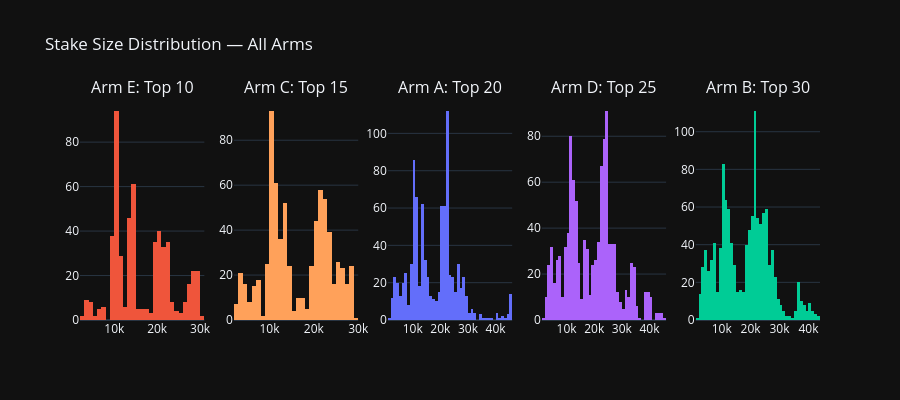

The notebook cell this image was saved under:
### Code cell
# --- Stake Size Distribution ---

fig = make_subplots(rows=1, cols=len(ARM_LABELS), subplot_titles=ARM_LABELS)

for i, (key, label, color) in enumerate(zip(ARM_KEYS, ARM_LABELS, ARM_COLORS), 1):
    stakes = all_trades[key]['stake_amount']
    fig.add_trace(go.Histogram(
        x=stakes,
        nbinsx=50,
        name=label,
        marker_color=color,
        showlegend=False,
    ), row=1, col=i)

fig.update_layout(
    title='Stake Size Distribution — All Arms',
    template=TEMPLATE,
    height=400,
)
fig.show()

### Figure 1 — Plotly figure (JSON) as saved in the notebook; plotly's stock layout.template omitted (floating-point values rounded to 4 significant figures; data arrays with more than 128 entries replaced by an {"elided": "..."} marker saying what was removed)
{"data": [{"marker": {"color": "#EF553B"}, "name": "Arm E: Top 10", "nbinsx": 50, "showlegend": false, "type": "histogram", "x": {"elided": "552 float values"}, "xaxis": "x", "yaxis": "y"}, {"marker": {"color": "#FFA15A"}, "name": "Arm C: Top 15", "nbinsx": 50, "showlegend": false, "type": "histogram", "x": {"elided": "732 float values"}, "xaxis": "x2", "yaxis": "y2"}, {"marker": {"color": "#636EFA"}, "name": "Arm A: Top 20", "nbinsx": 50, "showlegend": false, "type": "histogram", "x": {"elided": "913 float values"}, "xaxis": "x3", "yaxis": "y3"}, {"marker": {"color": "#AB63FA"}, "name": "Arm D: Top 25", "nbinsx": 50, "showlegend": false, "type": "histogram", "x": {"elided": "1088 float values"}, "xaxis": "x4", "yaxis": "y4"}, {"marker": {"color": "#00CC96"}, "name": "Arm B: Top 30", "nbinsx": 50, "showlegend": false, "type": "histogram", "x": {"elided": "1214 float values"}, "xaxis": "x5", "yaxis": "y5"}], "layout": {"annotations": [{"font": {"size": 16}, "showarrow": false, "text": "Arm E: Top 10", "x": 0.084, "xanchor": "center", "xref": "paper", "y": 1.0, "yanchor": "bottom", "yref": "paper"}, {"font": {"size": 16}, "showarrow": false, "text": "Arm C: Top 15", "x": 0.292, "xanchor": "center", "xref": "paper", "y": 1.0, "yanchor": "bottom", "yref": "paper"}, {"font": {"size": 16}, "showarrow": false, "text": "Arm A: Top 20", "x": 0.5, "xanchor": "center", "xref": "paper", "y": 1.0, "yanchor": "bottom", "yref": "paper"}, {"font": {"size": 16}, "showarrow": false, "text": "Arm D: Top 25", "x": 0.708, "xanchor": "center", "xref": "paper", "y": 1.0, "yanchor": "bottom", "yref": "paper"}, {"font": {"size": 16}, "showarrow": false, "text": "Arm B: Top 30", "x": 0.916, "xanchor": "center", "xref": "paper", "y": 1.0, "yanchor": "bottom", "yref": "paper"}], "height": 400, "title": {"text": "Stake Size Distribution — All Arms"}, "xaxis": {"anchor": "y", "domain": [0.0, 0.168]}, "xaxis2": {"anchor": "y2", "domain": [0.208, 0.376]}, "xaxis3": {"anchor": "y3", "domain": [0.416, 0.584]}, "xaxis4": {"anchor": "y4", "domain": [0.624, 0.792]}, "xaxis5": {"anchor": "y5", "domain": [0.832, 1.0]}, "yaxis": {"anchor": "x", "domain": [0.0, 1.0]}, "yaxis2": {"anchor": "x2", "domain": [0.0, 1.0]}, "yaxis3": {"anchor": "x3", "domain": [0.0, 1.0]}, "yaxis4": {"anchor": "x4", "domain": [0.0, 1.0]}, "yaxis5": {"anchor": "x5", "domain": [0.0, 1.0]}}}
